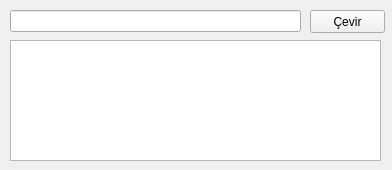
<?xml version="1.0" encoding="UTF-8"?>
<ui version="4.0">
 <class>Form</class>
 <widget class="QWidget" name="Form">
  <property name="geometry">
   <rect>
    <x>0</x>
    <y>0</y>
    <width>392</width>
    <height>170</height>
   </rect>
  </property>
  <property name="windowTitle">
   <string>Form</string>
  </property>
  <widget class="QWidget" name="verticalLayoutWidget">
   <property name="geometry">
    <rect>
     <x>10</x>
     <y>10</y>
     <width>291</width>
     <height>22</height>
    </rect>
   </property>
   <layout class="QVBoxLayout" name="verticalLayout">
    <item>
     <widget class="QLineEdit" name="lineEdit"/>
    </item>
   </layout>
  </widget>
  <widget class="QPushButton" name="pushButton">
   <property name="geometry">
    <rect>
     <x>310</x>
     <y>10</y>
     <width>75</width>
     <height>23</height>
    </rect>
   </property>
   <property name="text">
    <string>Çevir</string>
   </property>
  </widget>
  <widget class="QListWidget" name="listWidget">
   <property name="geometry">
    <rect>
     <x>10</x>
     <y>40</y>
     <width>371</width>
     <height>121</height>
    </rect>
   </property>
  </widget>
 </widget>
 <resources/>
 <connections/>
</ui>
